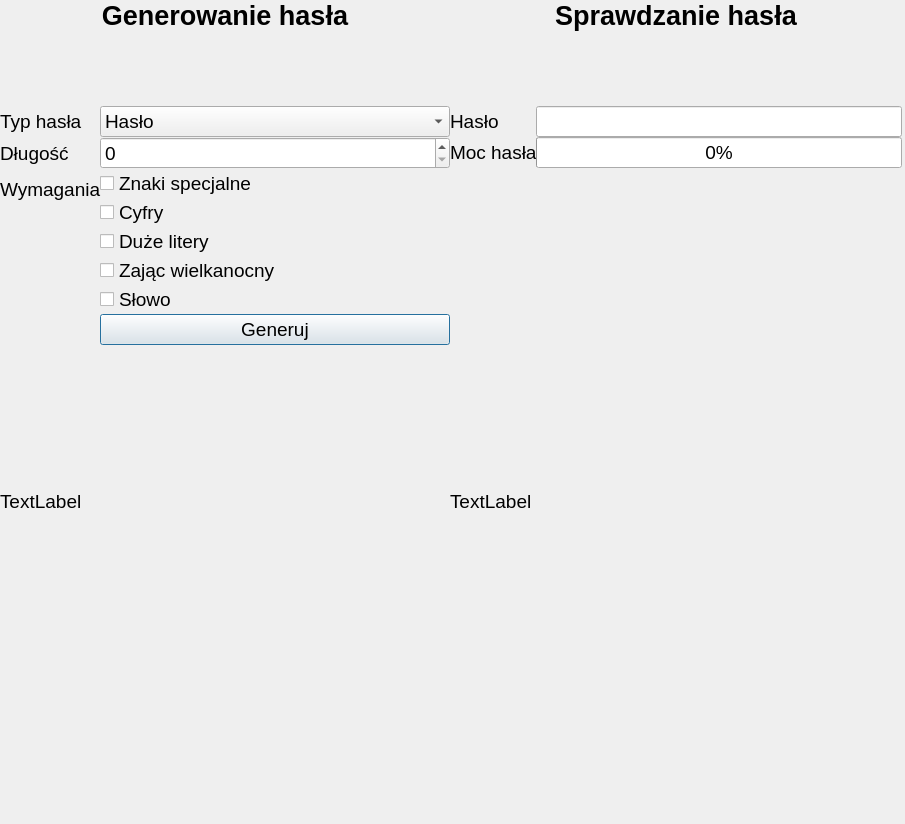
<?xml version="1.0" encoding="UTF-8"?>
<ui version="4.0">
 <class>Dialog</class>
 <widget class="QDialog" name="Dialog">
  <property name="geometry">
   <rect>
    <x>0</x>
    <y>0</y>
    <width>905</width>
    <height>824</height>
   </rect>
  </property>
  <property name="font">
   <font>
    <pointsize>14</pointsize>
   </font>
  </property>
  <property name="windowTitle">
   <string>Dialog</string>
  </property>
  <widget class="QWidget" name="gridLayoutWidget">
   <property name="geometry">
    <rect>
     <x>0</x>
     <y>0</y>
     <width>902</width>
     <height>631</height>
    </rect>
   </property>
   <layout class="QGridLayout" name="gridLayout">
    <property name="horizontalSpacing">
     <number>0</number>
    </property>
    <item row="2" column="2">
     <layout class="QFormLayout" name="formLayout_2">
      <item row="0" column="0">
       <widget class="QLabel" name="label_3">
        <property name="font">
         <font>
          <pointsize>14</pointsize>
         </font>
        </property>
        <property name="text">
         <string>Hasło</string>
        </property>
       </widget>
      </item>
      <item row="0" column="1">
       <widget class="QLineEdit" name="lineEdit">
        <property name="echoMode">
         <enum>QLineEdit::Password</enum>
        </property>
       </widget>
      </item>
      <item row="1" column="0">
       <widget class="QLabel" name="label_7">
        <property name="text">
         <string>Moc hasła</string>
        </property>
       </widget>
      </item>
      <item row="1" column="1">
       <widget class="QProgressBar" name="progressBar">
        <property name="value">
         <number>0</number>
        </property>
       </widget>
      </item>
     </layout>
    </item>
    <item row="1" column="0">
     <widget class="QLabel" name="label">
      <property name="sizePolicy">
       <sizepolicy hsizetype="Minimum" vsizetype="Minimum">
        <horstretch>0</horstretch>
        <verstretch>0</verstretch>
       </sizepolicy>
      </property>
      <property name="minimumSize">
       <size>
        <width>450</width>
        <height>80</height>
       </size>
      </property>
      <property name="maximumSize">
       <size>
        <width>16777215</width>
        <height>100</height>
       </size>
      </property>
      <property name="font">
       <font>
        <pointsize>20</pointsize>
        <weight>75</weight>
        <bold>true</bold>
       </font>
      </property>
      <property name="text">
       <string>Generowanie hasła</string>
      </property>
      <property name="alignment">
       <set>Qt::AlignHCenter|Qt::AlignTop</set>
      </property>
     </widget>
    </item>
    <item row="1" column="2">
     <widget class="QLabel" name="label_2">
      <property name="minimumSize">
       <size>
        <width>450</width>
        <height>0</height>
       </size>
      </property>
      <property name="font">
       <font>
        <pointsize>20</pointsize>
        <weight>75</weight>
        <bold>true</bold>
       </font>
      </property>
      <property name="text">
       <string>Sprawdzanie hasła</string>
      </property>
      <property name="alignment">
       <set>Qt::AlignHCenter|Qt::AlignTop</set>
      </property>
     </widget>
    </item>
    <item row="2" column="0">
     <layout class="QFormLayout" name="formLayout">
      <item row="0" column="0">
       <widget class="QLabel" name="label_4">
        <property name="font">
         <font>
          <pointsize>14</pointsize>
         </font>
        </property>
        <property name="text">
         <string>Typ hasła</string>
        </property>
       </widget>
      </item>
      <item row="0" column="1">
       <widget class="QComboBox" name="comboBox">
        <item>
         <property name="text">
          <string>Hasło</string>
         </property>
        </item>
        <item>
         <property name="text">
          <string>Pin</string>
         </property>
        </item>
        <item>
         <property name="text">
          <string/>
         </property>
        </item>
       </widget>
      </item>
      <item row="1" column="0">
       <widget class="QLabel" name="label_5">
        <property name="font">
         <font>
          <pointsize>14</pointsize>
         </font>
        </property>
        <property name="text">
         <string>Długość</string>
        </property>
       </widget>
      </item>
      <item row="1" column="1">
       <widget class="QSpinBox" name="spinBox"/>
      </item>
      <item row="2" column="0">
       <widget class="QLabel" name="label_6">
        <property name="font">
         <font>
          <pointsize>14</pointsize>
         </font>
        </property>
        <property name="text">
         <string>Wymagania</string>
        </property>
       </widget>
      </item>
      <item row="2" column="1">
       <layout class="QVBoxLayout" name="verticalLayout">
        <item>
         <widget class="QCheckBox" name="checkBox">
          <property name="text">
           <string>Znaki specjalne</string>
          </property>
         </widget>
        </item>
        <item>
         <widget class="QCheckBox" name="checkBox_2">
          <property name="text">
           <string>Cyfry</string>
          </property>
         </widget>
        </item>
        <item>
         <widget class="QCheckBox" name="checkBox_3">
          <property name="text">
           <string>Duże litery</string>
          </property>
         </widget>
        </item>
        <item>
         <widget class="QCheckBox" name="checkBox_4">
          <property name="text">
           <string>Zając wielkanocny</string>
          </property>
         </widget>
        </item>
        <item>
         <widget class="QCheckBox" name="checkBox_5">
          <property name="text">
           <string>Słowo</string>
          </property>
         </widget>
        </item>
       </layout>
      </item>
      <item row="3" column="1">
       <widget class="QPushButton" name="pushButton">
        <property name="text">
         <string>Generuj</string>
        </property>
       </widget>
      </item>
     </layout>
    </item>
    <item row="3" column="2">
     <widget class="QLabel" name="label_8">
      <property name="text">
       <string>TextLabel</string>
      </property>
     </widget>
    </item>
    <item row="3" column="0">
     <widget class="QLabel" name="label_9">
      <property name="text">
       <string>TextLabel</string>
      </property>
     </widget>
    </item>
   </layout>
  </widget>
 </widget>
 <resources/>
 <connections/>
</ui>
